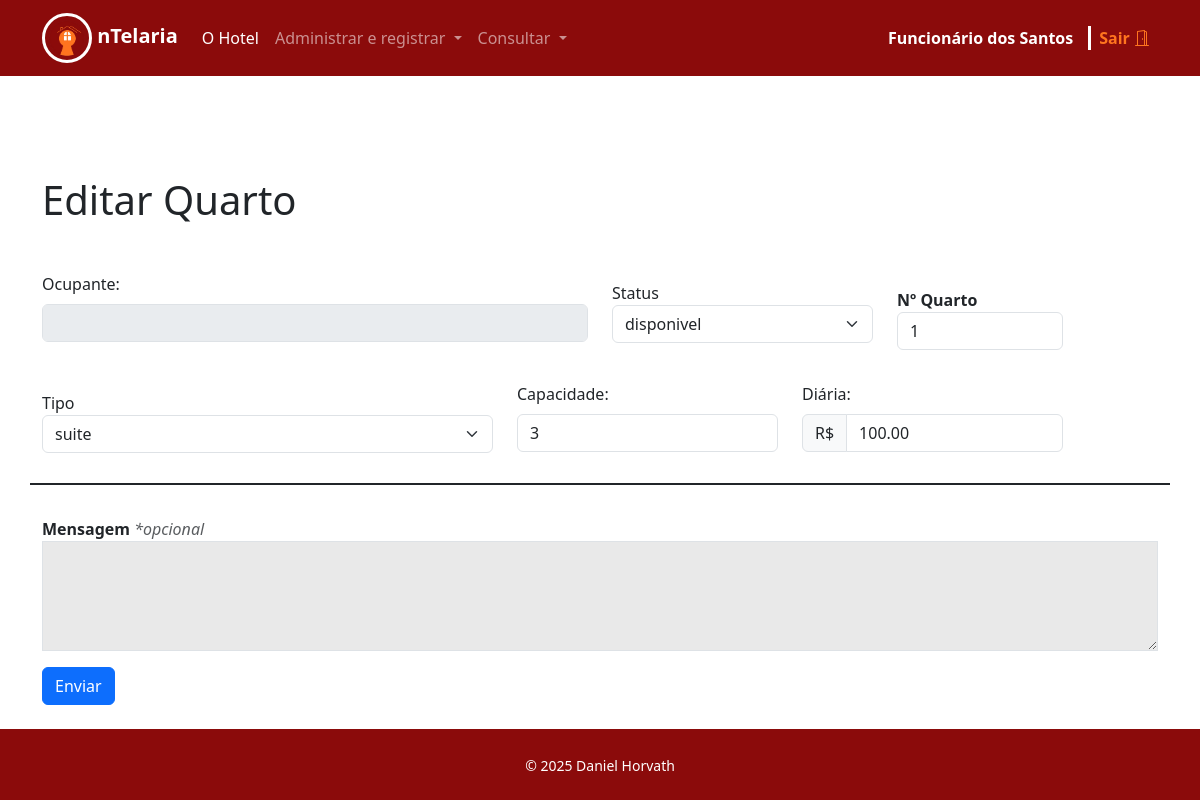
The app's page /funcionarios/editarquartos.php?id=1 (signed in) with its own data.
### tables this page shows
CREATE TABLE quartos (
	id INT PRIMARY KEY AUTO_INCREMENT,
    hospede_id INT NOT NULL,
    numero VARCHAR(10) NOT NULL UNIQUE,
    tipo VARCHAR(50) NOT NULL,
    capacidade INT NOT NULL,
    preco_diaria DECIMAL(10, 2) NOT NULL,
    descricao TEXT,
    status ENUM('disponivel', 'indisponivel', 'manutencao') DEFAULT 'disponivel'
);

### funcionarios/editarquartos.php (the view, shortened to what this page needs)
<?php
    require("cabecalho.php");
    require("..\db\conexao.php");
    if($_SERVER['REQUEST_METHOD'] == "GET"){
        try{
            $stmt = $pdo->prepare("SELECT * from quartos WHERE id = ?");
            $stmt->execute([$_GET['id']]);
            $quarto = $stmt->fetch(PDO::FETCH_ASSOC);
            $sql = "SELECT nome FROM hospedes WHERE id = :hospede_id";
                $stmt = $pdo->prepare($sql);
                $stmt->bindParam(':hospede_id', $quarto['hospede_id']);
                $stmt->execute();
                $hospede = $stmt->fetch(PDO::FETCH_ASSOC);
            if($hospede){
                $nome = $hospede['nome'];
            }else{
                $nome = '';
            }
        } catch (Exception $e){
            echo "Erro ao consultar reserva: ".$e->getMessage();
        }
    }
?>
    <div class="container" style="margin-top: 100px;">
        <h1>Editar Quarto</h1>
        <form method="post">
        <div class="row mb-3 mt-5">
            <div class="col-6">
                <label for="nome" class="form-label">Ocupante:</label>
                <input disabled value="<?= $nome?>" type="text" id="nome" name="nome" class="form-control" required="">
            </div>
            <div class="col-3">
                <label for="status" style="margin-top: 9px">Status</label>
                <select class="form-select" name="status" id="status" require="">
                    <option selected value="<?= $quarto['status'] ?>"><?= $quarto['status']?></option>
                </select>
            </div>
            <div class="col-2 pt-3 pb-3">
                <label for="numero"><strong>Nº Quarto</strong></label>
                <input value="<?= $quarto['numero']?>" type="text" class="form-control" name="numero" id="numero" required>
            </div>
        </div>
        <div class="row mb-3 mb-4" style="border-bottom: 2px SOLID; padding-bottom: 30px">
            <div class="col-5">
                    <label for="tipo" style="margin-top: 9px">Tipo</label>
                    <select class="form-select" name="tipo" id="tipo" require="">
                        <option selected value="<?= $quarto['tipo'] ?>"><?= $quarto['tipo'] ?></option>
                    </select>
                </div>
            <div class="col-3">
                <label for="capacidade" class="form-label">Capacidade:</label>
                <input value="<?= $quarto['capacidade']?>" type="text" id="capacidade" name="capacidade" class="form-control" required="">
            </div>
            <div class="col-3">
                <label for="precodiaria" class="form-label">Diária:</label>
                <div class="input-group">
                    <span class="input-group-text">R$</span>
                    <input value="<?= $quarto['preco_diaria']?>" type="text" id="precodiaria" name="precodiaria" class="form-control" required="">
                </div>
            </div>
        </div>
        <div class="row pt-2 justify-content-center">
            <div class="col-md-12 pb-3">
                <label for="mensagem"><strong>Mensagem</strong> <i class="text-muted">*opcional</i></label>
                <textarea class="form-control forms-label" id="mensagem" name="mensagem" rows="4"></textarea>
            </div>
        </div>
            <button type="submit" class="btn btn-primary">Enviar</button>
        </form>
    </div>
<?php
    require("rodape.php");
?>

### forms_style.css (style rules this page uses)
.forms-label { border-radius: 0%; background-color: rgb(233, 233, 233); }

### records on screen
quartos: status "disponivel", numero "1", tipo "suite", capacidade "3", precodiaria "100.00"

### other values on screen
$_SESSION['nome'] "Funcionário dos Santos"
